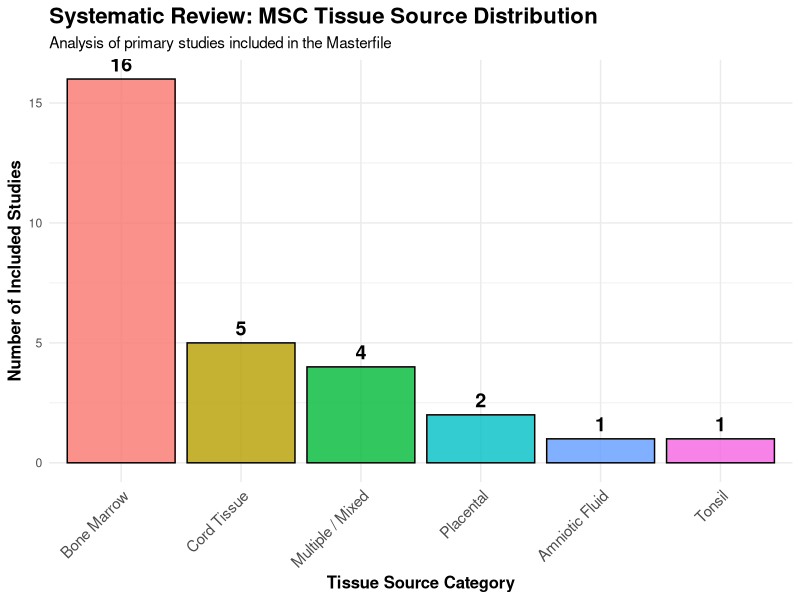

The R script that drew this image:

# 1. Load the required libraries
library(ggplot2)
library(dplyr)

# 2. Read your actual Masterfile data 
# (Updated to match your exact new file name)
msc_data <- read.csv("MSC_Masterfile_v3 - Copy.csv", stringsAsFactors = FALSE)

# 3. Clean and summarise the data
tissue_counts <- msc_data %>%
  filter(!is.na(`Tissue.Category`) & `Tissue.Category` != "") %>%
  group_by(`Tissue.Category`) %>%
  summarise(Study_Count = n()) %>%
  arrange(desc(Study_Count))

# Ensure the categories stay in order from highest to lowest on the graph
tissue_counts$`Tissue.Category` <- factor(tissue_counts$`Tissue.Category`, levels = tissue_counts$`Tissue.Category`)

# 4. Build the ggplot (Layer by Layer)
ggplot(data = tissue_counts, aes(x = `Tissue.Category`, y = Study_Count, fill = `Tissue.Category`)) +
  
  # Layer 1: The Geometry (Bar chart)
  geom_bar(stat = "identity", color = "black", alpha = 0.8) +
  
  # Layer 2: Add the specific numbers on top of each bar
  geom_text(aes(label = Study_Count), vjust = -0.5, size = 5, fontface = "bold") +
  
  # Layer 3: The Labels and Titles
  labs(
    title = "Systematic Review: MSC Tissue Source Distribution",
    subtitle = "Analysis of primary studies included in the Masterfile",
    x = "Tissue Source Category",
    y = "Number of Included Studies"
  ) +
  
  # Layer 4: The Theme (Clean, professional formatting)
  theme_minimal() +
  theme(
    plot.title = element_text(face = "bold", size = 16),
    axis.title = element_text(face = "bold", size = 12),
    axis.text.x = element_text(angle = 45, hjust = 1, size = 11), 
    legend.position = "none" 
  )
